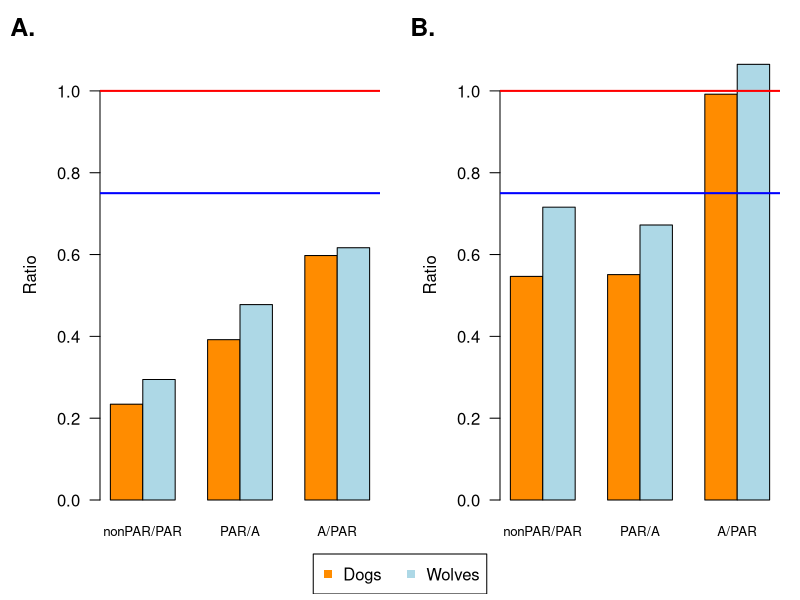

R code for this plot:
tiff("/home/tanya/Dropbox/grad_school/Research/PAR_Canines_WorkComputer/plots/021317_barplot_nonPAR_PAR_autosomes_before_after_correction_ratio.tiff", width=7, height = 3.5, units = "in", res = 300)
# bar plot ratios
nonPAR_before <- c(0.2341965637, 0.2945733963)
PAR_before <- c(0.3918814413, 0.4776663266)
autosomes_before <- c(0.5976209615, 0.616692825)

data_before <- data.frame(nonPAR_before, PAR_before, autosomes_before)

nonPAR_after <- c(0.5465725084, 0.7158304371)
PAR_after <- c(0.5510262595, 0.6721824346)
autosomes_after <- c(0.9919173524, 1.064934756)

data_after <- data.frame(nonPAR_after, PAR_after, autosomes_after)

par(mfrow=c(1,2), mai=c(1, 1, 0.5, 0.2))
par(xpd=FALSE)
barplot(as.matrix(data_before), beside=TRUE, col=c("darkorange", "lightblue"), las=1, names.arg = c("nonPAR/PAR", "PAR/A", "A/PAR"), ylim=c(0, 1.1), ylab="Ratio", cex.names = 0.8)
abline(h = 0.75, col="blue", lwd=2)
abline(h = 1, col="red", lwd=2)
mtext("A.", side=3, line=0.5, at = -1.7, cex=1.5, font=2)

barplot(as.matrix(data_after), beside=TRUE, col=c("darkorange", "lightblue"), las=1, names.arg = c("nonPAR/PAR", "PAR/A", "A/PAR"), ylim=c(0, 1.1), ylab="Ratio", cex.names=0.8)
abline(h = 0.75, col="blue", lwd=2)
abline(h = 1, col="red", lwd=2)

mtext("B.", side=3, line=0.5, at = -1.7, cex=1.5, font=2)

# par(xpd=TRUE)
# legend(-3.5,-0.3, legend=c("Dogs", "Wolves"), col=c("darkorange","lightblue"), pch=15, horiz = TRUE, bty="n")

# legend("bottom", legend=c("Dogs", "Wolves"), col=c("darkorange","lightblue"), pch=15, horiz = TRUE, bty="n", inset=c(3,0))

add_legend <- function(...) {
  opar <- par(fig=c(0, 1, 0, 1), oma=c(0, 0, 0, 0), 
              mar=c(0.3, 0, 0, 0), new=TRUE)
  on.exit(par(opar))
  plot(0, 0, type='n', bty='n', xaxt='n', yaxt='n')
  legend(...)
}
add_legend("bottom", legend=c("Dogs", "Wolves"), pch=15, 
           col=c("darkorange", "lightblue"),
           horiz=TRUE, cex=1)
dev.off()